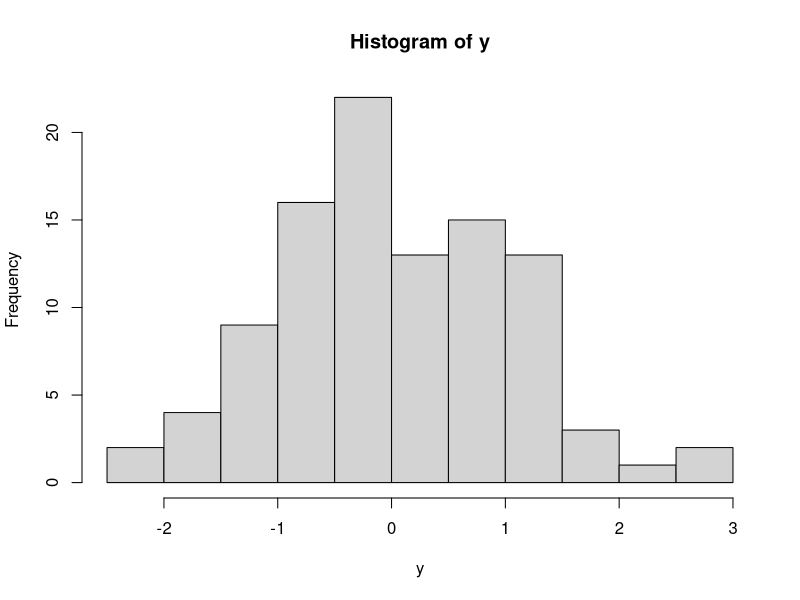

This chart was generated by the following R code:
## ---- chunk 1
y <- rnorm(100)
head(y)
## ---- chunk 2
hist(y)
